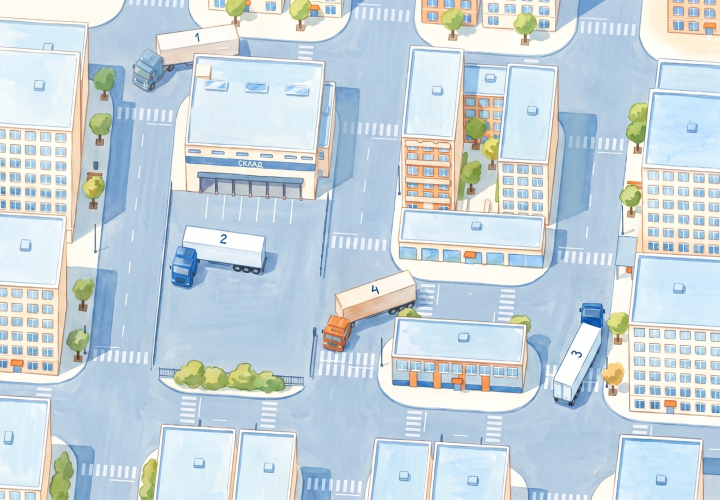
#> input picture dist/review/map-geometry/pass-09/map.jpg, 1440 x 1000 px, given in place of map.png, which was not available (shown at 1/2 size)
$ python build_assets.py
#> lines starting #> are read from the running program, lines starting #| are printed output that depends on the picture; after the words box and inside, x2 and y2 are one past the last pixel; in counts of white or black regions, pixels touching at a corner belong together; pictures that were not available may be replaced by others from this repository, and a replacement may not be noted
"""Local repairs only. Requires Pillow/numpy/OpenCV (existing ComfyUI venv).
Usage: /home/michael/.local/share/comfyui/venv/bin/python scripts/scene1-live/build_assets.py
"""
from pathlib import Path
import hashlib
import json
import cv2
import numpy as np
from PIL import Image, ImageDraw

ROOT = Path(__file__).resolve().parents[2]
SOURCE = ROOT / 'public/review/map-geometry/pass-18'
OUT = ROOT / 'public/scene1-live'
OUT.mkdir(parents=True, exist_ok=True)
source = Image.open(SOURCE / 'map.png').convert('RGB')
#> source is the input picture: PIL image 1440x1000 RGB; mean R, G, B 198, 212.3, 220.5
# Coordinates in the 1400-wide review, including the old smoke and ground shadows.
polygons = [
    [(220,85),(266,68),(268,34),(423,20),(449,51),(463,90),(364,81),(349,143),(313,146),(306,173),(230,170),(219,133)],
    [(308,424),(486,438),(513,476),(516,541),(381,544),(372,574),(342,574),(300,568),(298,521)],
    [(1064,381),(1081,251),(1153,256),(1166,302),(1150,408),(1135,473),(1118,486),(1069,486),(1058,449)],
    [(584,626),(593,588),(609,568),(754,525),(782,556),(786,598),(772,610),(749,604),(730,624),(681,645),(657,701),(608,709),(580,691)],
]
mask = Image.new('L', source.size)
#> mask: PIL image 1440x1000 L; every value is 0
draw = ImageDraw.Draw(mask)
factor = source.width / 1400
#> factor = 1.03
for poly in polygons:
    draw.polygon([(round(x*factor),round(y*factor)) for x,y in poly],fill=255)
# Remove the complete lower truck shadow, including its former crosswalk overlap.
shadow = [(577,625),(583,601),(602,565),(755,520),(796,553),(810,584),
          (801,624),(763,635),(719,653),(684,670),(660,717),(610,720),(580,704)]
draw.polygon([(round(x*factor), round(y*factor)) for x,y in shadow], fill=255)
# The building and visible leaves are protected original pixels, not generated replacements.
draw.polygon([(round(x*factor),round(y*factor)) for x,y in
              [(733,626),(994,647),(990,794),(716,782),(716,704)]], fill=0)
array = np.array(source)
outer_mask = np.array(mask)
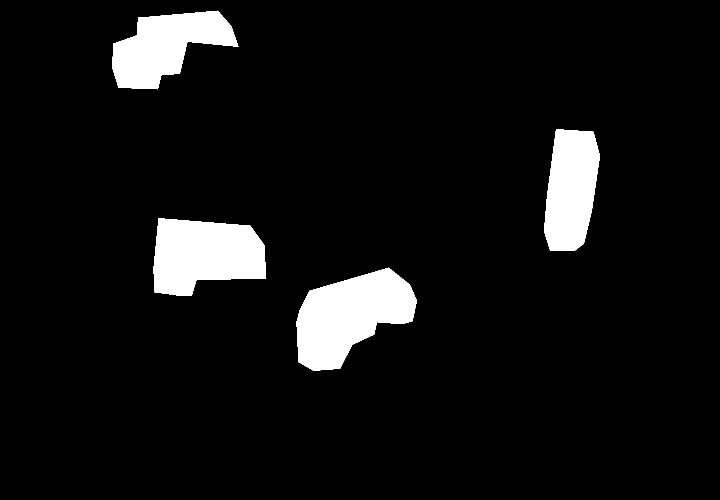
#> outer_mask: shape (1000, 1440) (shown at 1/2 size); 7% white; 4 white regions, box (x1, y1, x2, y2) and area: (593, 535, 834, 742) 30393, (307, 436, 532, 591) 26785, (225, 21, 477, 179) 22708, (1088, 258, 1200, 501) 21113
leaves = ((array[:,:,0].astype(float) > array[:,:,2]*1.4) &
          (array[:,:,1].astype(float) > array[:,:,2]*1.4) &
          (array[:,:,1] > 55) & (array[:,:,1] > array[:,:,0]*.96)).astype('uint8')
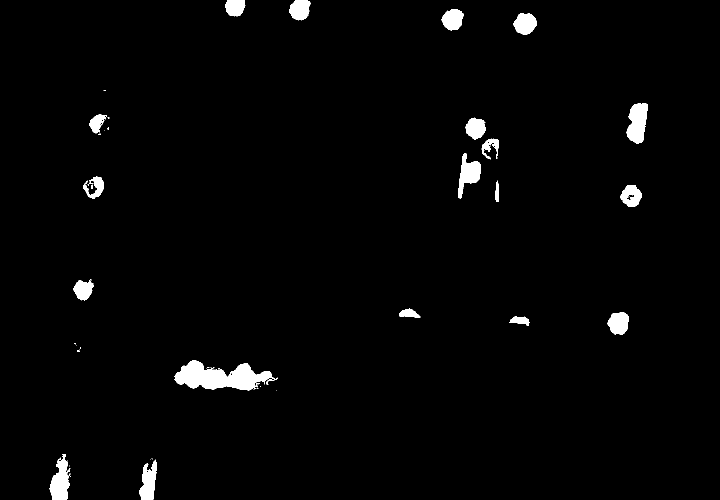
#> leaves: shape (1000, 1440) (shown at 1/2 size); values 0 (black) and 1 (white), 2.1% white; 47 white regions (27 under 20 px), largest, box (x1, y1, x2, y2) and area: (349, 721, 555, 782) 6891, (1253, 206, 1296, 288) 2477, (99, 908, 141, 1000) 2338
region = np.zeros(mask.size[::-1], np.uint8)
region[round(594*factor):round(636*factor), round(715*factor):round(780*factor)] = 1
leaves = cv2.dilate(leaves*region, np.ones((5,5), np.uint8))
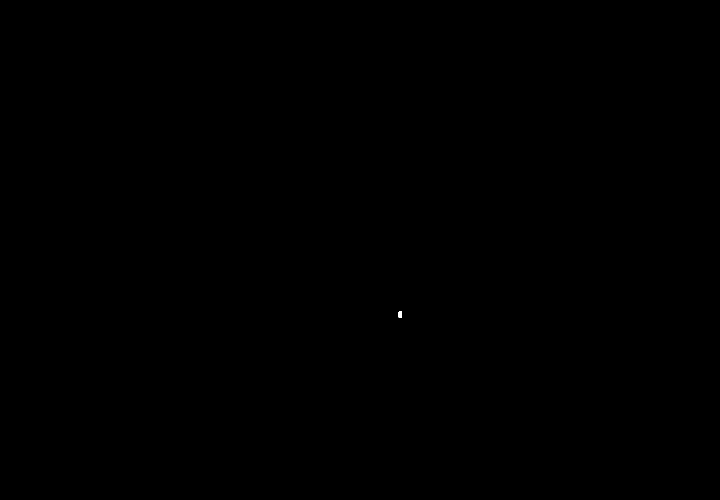
#> leaves: shape (1000, 1440) (shown at 1/2 size); values 0 (black) and 1 (white), 0.01% white; 1 white region, box (x1, y1, x2, y2) and area: (796, 622, 804, 635) 97
allowed = outer_mask.copy(); allowed[leaves > 0] = 0
mask = Image.fromarray(allowed)
# A painted clean plate restores actual road/crosswalk continuation. Never tile pavement
# across an arbitrary vehicle polygon: that deletes curbs and leaves triangular shadows.
clean_source = Path('/home/michael/.local/state/energy-plus-quest/production/2026-09-16-geometry-reference/pass-20-live/scene1-clean.png')
#> (the run stopped early here; a loop or call above may not have finished)

$ run again, with dist/review/map-geometry/pass-09/characters.jpg copied over dist/review/map-geometry/pass-09/map.jpg
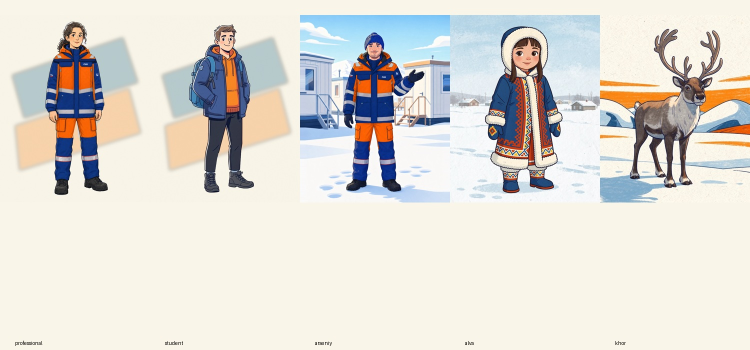
#> input picture dist/review/map-geometry/pass-09/characters.jpg, 1500 x 700 px, given in place of map.png, which was not available (shown at 1/2 size)
#> source is the input picture: PIL image 1500x700 RGB; mean R, G, B 222.3, 219, 212.4
#> mask: PIL image 1500x700 L; every value is 0
#> `outer_mask = np.array(mask)`:
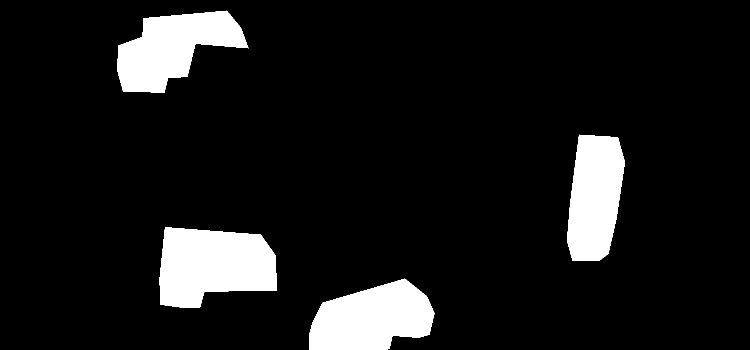
#> outer_mask: shape (700, 1500) (shown at 1/2 size); 9.8% white; 4 white regions, box (x1, y1, x2, y2) and area: (319, 454, 554, 616) 29343, (618, 557, 869, 700) 25610, (235, 21, 497, 186) 24669, (1134, 269, 1250, 522) 22824
#> leaves: shape (700, 1500); values 0 (black) and 1 (white), 0% white in thin lines or dots, all inside (x1, y1, x2, y2) = (121, 96, 1117, 296)

$ run again, with dist/review/map-geometry/pass-09/comparison.jpg copied over dist/review/map-geometry/pass-09/map.jpg
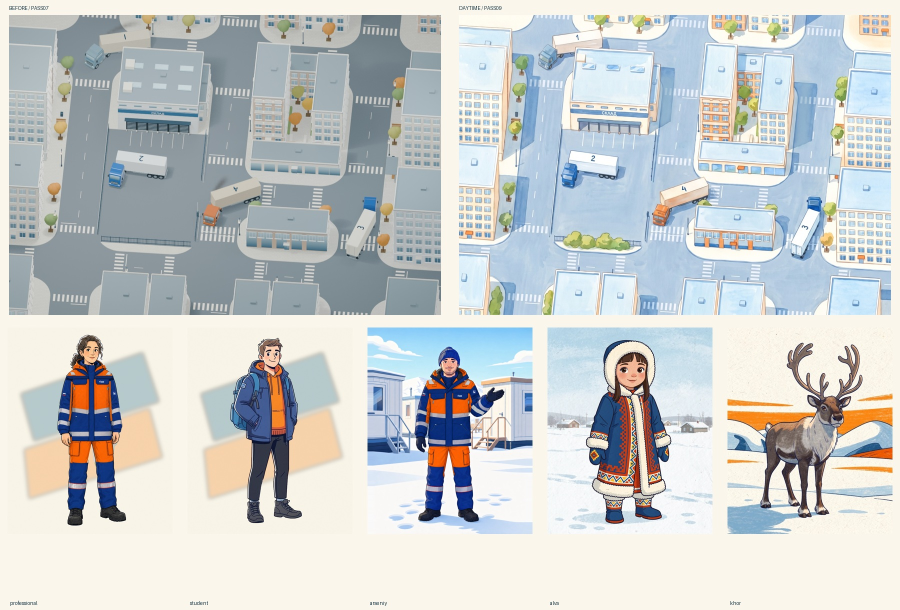
#> input picture dist/review/map-geometry/pass-09/comparison.jpg, 1800 x 1220 px, given in place of map.png, which was not available (shown at 1/2 size)
#> source is the input picture: PIL image 1800x1220 RGB; mean R, G, B 199.6, 203.5, 203.1
#> mask: PIL image 1800x1220 L; every value is 0
#> `outer_mask = np.array(mask)`:
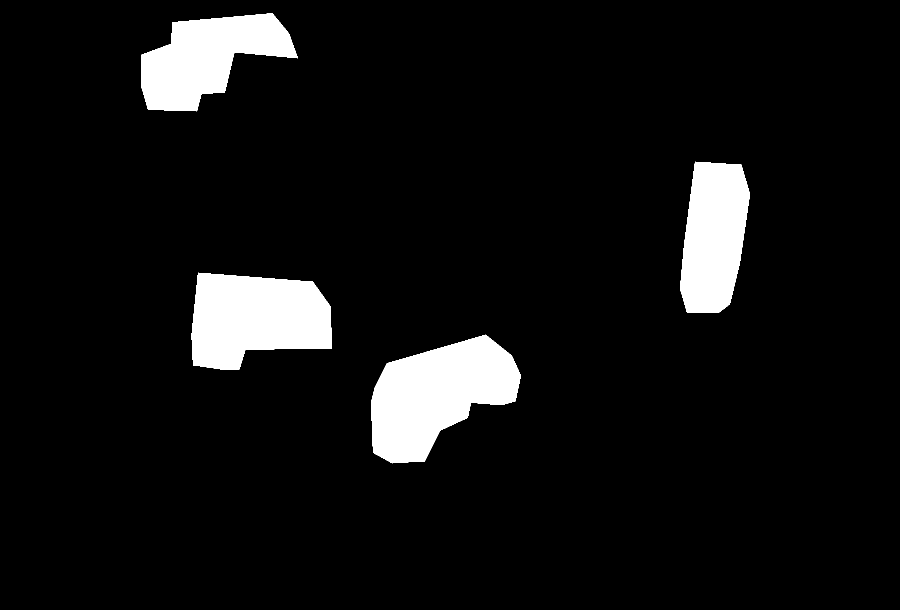
#> outer_mask: shape (1220, 1800) (shown at 1/2 size); 7.2% white; 4 white regions, box (x1, y1, x2, y2) and area: (742, 669, 1042, 927) 47287, (383, 545, 664, 739) 41990, (282, 26, 596, 223) 35376, (1360, 323, 1500, 626) 32848
#> `leaves = ((array[:,:,0].astype(float) > array[:,:,2]*1.4) & (array[:,:..`:
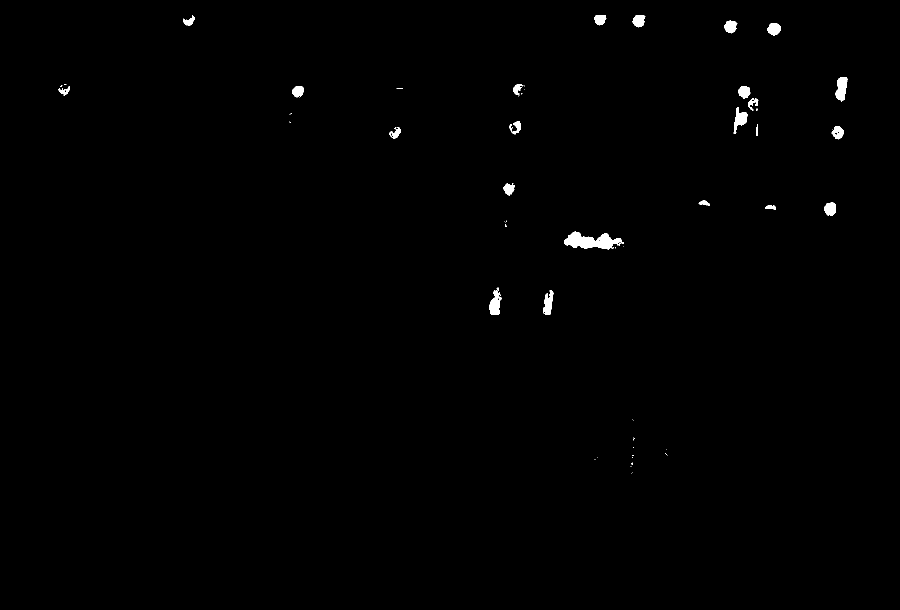
#> leaves: shape (1220, 1800) (shown at 1/2 size); values 0 (black) and 1 (white), 0.51% white; 66 white regions (42 under 20 px), largest, box (x1, y1, x2, y2) and area: (1128, 463, 1243, 499) 2348, (1671, 154, 1695, 204) 827, (978, 580, 1003, 630) 782
